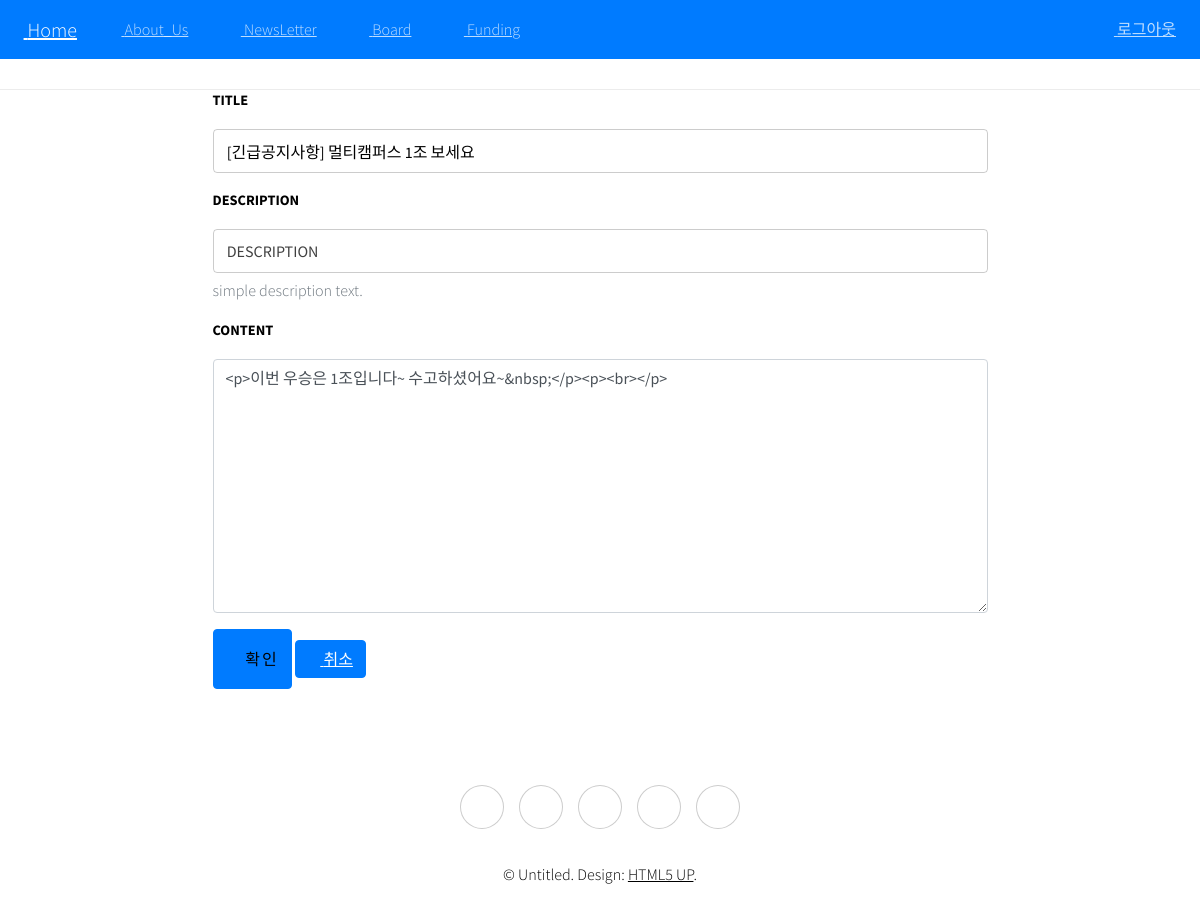
The page /board/13/update/ (signed in) on the database its author committed.
### board/models.py (models this page shows, shortened)
class Post(models.Model):
    title = models.CharField(verbose_name='TITLE', max_length=50)
    description = models.CharField('DESCRIPTION', max_length=100, blank=True,
    help_text='simple description text.')
    content = models.TextField('CONTENT')
    create_dt = models.DateTimeField('CREATE DATE', auto_now_add=True)
    modify_dt = models.DateTimeField('MODIFY DATE', auto_now=True)
    user = models.ForeignKey(User,on_delete=models.CASCADE,
        verbose_name='USER', blank=True, null=True)
    hits = models.PositiveIntegerField("조회수",default=0)
    like = models.ManyToManyField(settings.AUTH_USER_MODEL, related_name="like_posts", blank=True)
    class Meta:
        verbose_name = 'post'
        verbose_name_plural = 'posts'
        db_table = 'board_posts'
        ordering = ('-create_dt',)

### board/views.py (the view)
# urls.py: path('<int:pk>/update/', PostUpdateView.as_view(), name="update"),
class PostUpdateView(OwnerOnlyMixin, UpdateView):
    model = Post
    fields = ['title', 'description', 'content']
    success_url = reverse_lazy('board:list')

### accounts/views.py (called while the page is built)
    def get(self, request, *args, **kwargs):
        self.object = self.get_object()     # 모델 인스턴스 얻기
        if self.request.user != self.object.user:
            self.handle_no_permission()
        return super().get(request,*args,**kwargs)

### board/templates/board/post_form.html (shortened to what this page needs)
{% extends 'base.html' %}
{% load bootstrap4 %}
{% block content %}
    <div>
        <form action='.' method="post" class="form col-sm-8 mx-auto">
            {%bootstrap_form form%}
            <button type="submit" class="btn btn-primary">
                <i class="fas fa-check"></i> 확인
            </button>
            <a href="javascript:history.back()" class="btn btn-primary">
                <i class="fas fa-undo"></i> 취소
            </a>
        </form>
    </div>
    {% load static %}
    {% block style %}
        <link rel="stylesheet"
            href="{% static 'plugins/summernote/summernote-bs4.min.css' %}">
    {% endblock %}
{% endblock%}

### rows shown on the page
Post: title "[긴급공지사항] 멀티캠퍼스 1조 보세요", content "<p>이번 우승은 1조입니다~ 수고하셨어요~&nbsp;</p><p><br></p>"
